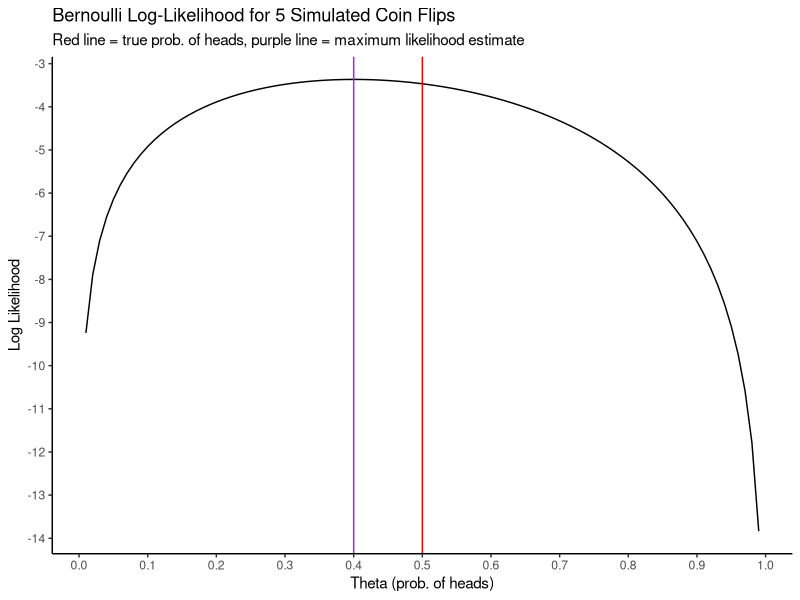
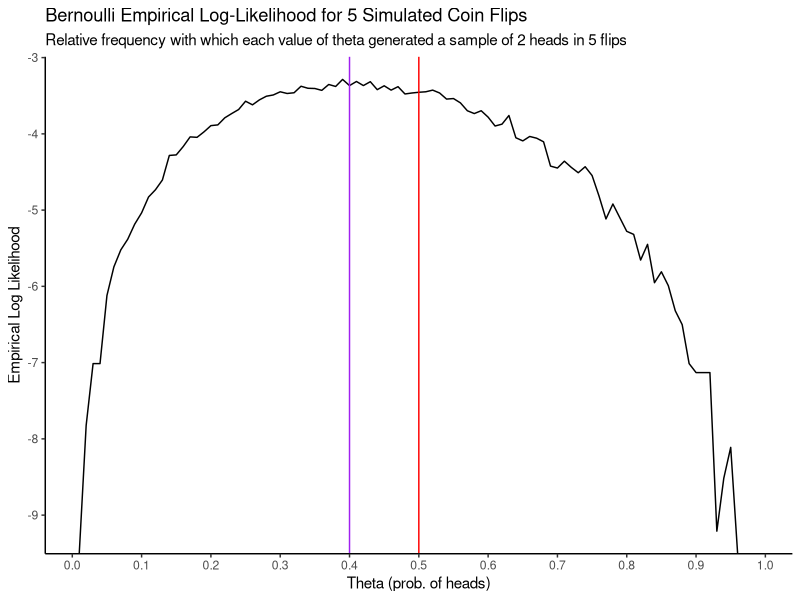

These figures' R source, in order:
## ---- chunk 1
knitr::opts_chunk$set(echo = TRUE)
## ---- chunk 2
# Load the tidyverse packages
suppressMessages({
  suppressWarnings({
    library(tidyverse)
  })
})
## ---- chunk 3
set.seed(423798)
n <- 5
thetatrue <- 0.5
samp <- rbinom(n,1,thetatrue)
cat("Actual generated sample: ",samp,"\n")

# Plot the log-likelihood
bern_ll <- function(theta,x) {
  sum(x)*log(theta) + (length(x) - sum(x)) * log(1 - theta)
}

data_frame(theta = seq(.01,.99,by=.01),
           ll = bern_ll(theta,x = samp)) %>%
  ggplot(aes(x = theta,y = ll,group = 1)) +
  theme_classic() +
  geom_line() +
  geom_vline(xintercept = sum(samp) / length(samp),colour = "purple") +
  geom_vline(xintercept = thetatrue,colour = "red") +
  scale_x_continuous(breaks = seq(0,1,by=.1)) +
  scale_y_continuous(breaks = seq(0,-15,by=-1)) +
  labs(title = "Bernoulli Log-Likelihood for 5 Simulated Coin Flips",
       subtitle = "Red line = true prob. of heads, purple line = maximum likelihood estimate",
       x = "Theta (prob. of heads)",
       y = "Log Likelihood")
## ---- chunk 4
simulate_flips <- function(theta,n=5,sumx=2) {
  # Simulate a bunch of experiments with n flips of a coin with P(heads) = theta
  # Return the log of the relative frequency with which the number of heads equals sumx
  B <- 1000 # Number of simulations to do
  experiment_has_two_heads <- numeric(B) # Record whether the experiment has two heads
  for (b in 1:B) {
    experiment_has_two_heads[b] <- as.numeric(sum(rbinom(n,1,theta)) == sumx)
  }
  
  log(mean(experiment_has_two_heads)) - log(choose(n,sumx))
}

simulate_flips(.5)

## ---- chunk 5
# Vectorized version of the simulate function
simulate_flips_v <- function(theta,n=5,sumx=2) {
  out <- numeric(length(theta))
  for (i in 1:length(theta)) {
    out[i] <- simulate_flips(theta[i],n,sumx)
  }
  out
}
# Perform the simulation for various values of theta and plot:
data_frame(theta = seq(.01,.99,by=.01),
           ll = simulate_flips_v(theta)) %>%
  ggplot(aes(x = theta,y = ll,group = 1)) +
  theme_classic() +
  geom_line() +
  geom_vline(xintercept = sum(samp) / length(samp),colour = "purple") +
  geom_vline(xintercept = thetatrue,colour = "red") +
  scale_x_continuous(breaks = seq(0,1,by=.1)) +
  scale_y_continuous(breaks = seq(0,-15,by=-1)) +
  labs(title = "Bernoulli Empirical Log-Likelihood for 5 Simulated Coin Flips",
       subtitle = "Relative frequency with which each value of theta generated a sample of 2 heads in 5 flips",
       x = "Theta (prob. of heads)",
       y = "Empirical Log Likelihood")
